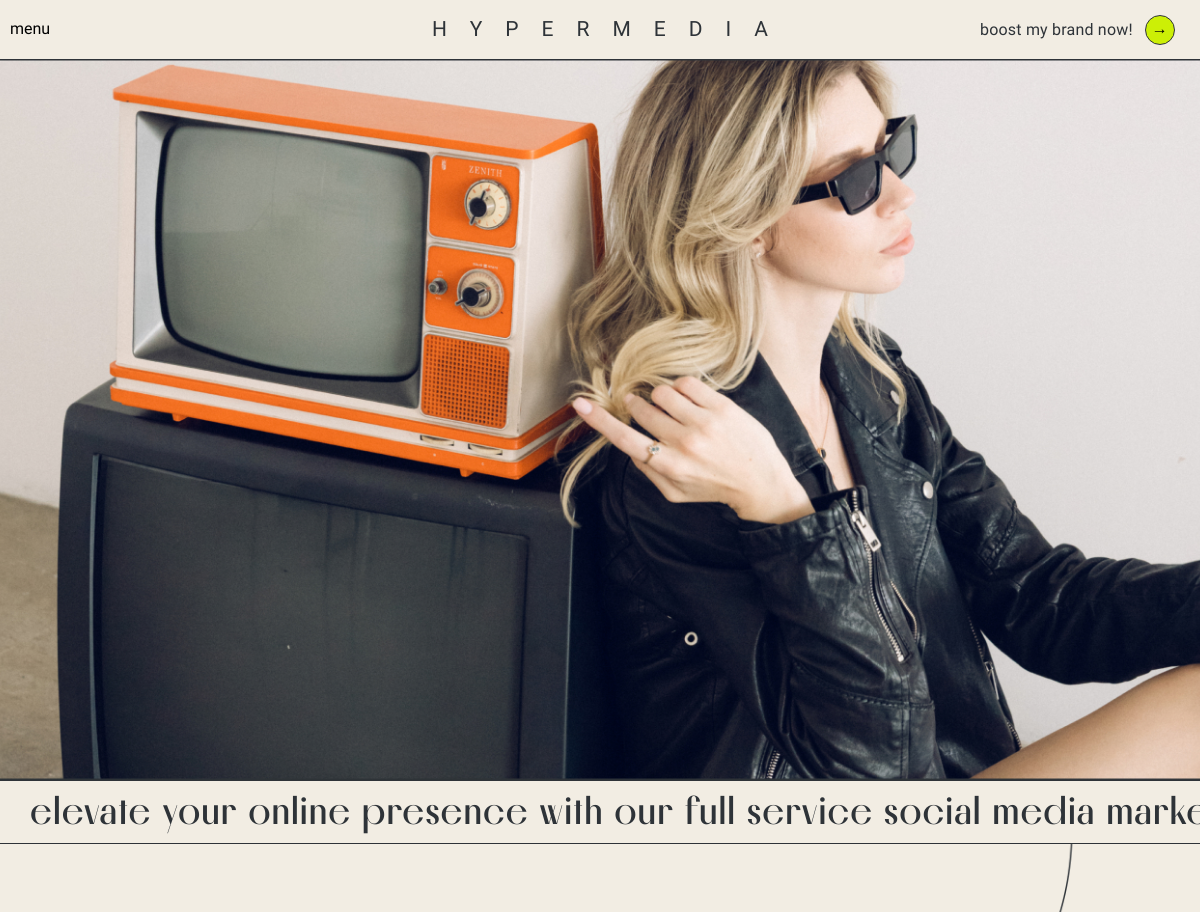
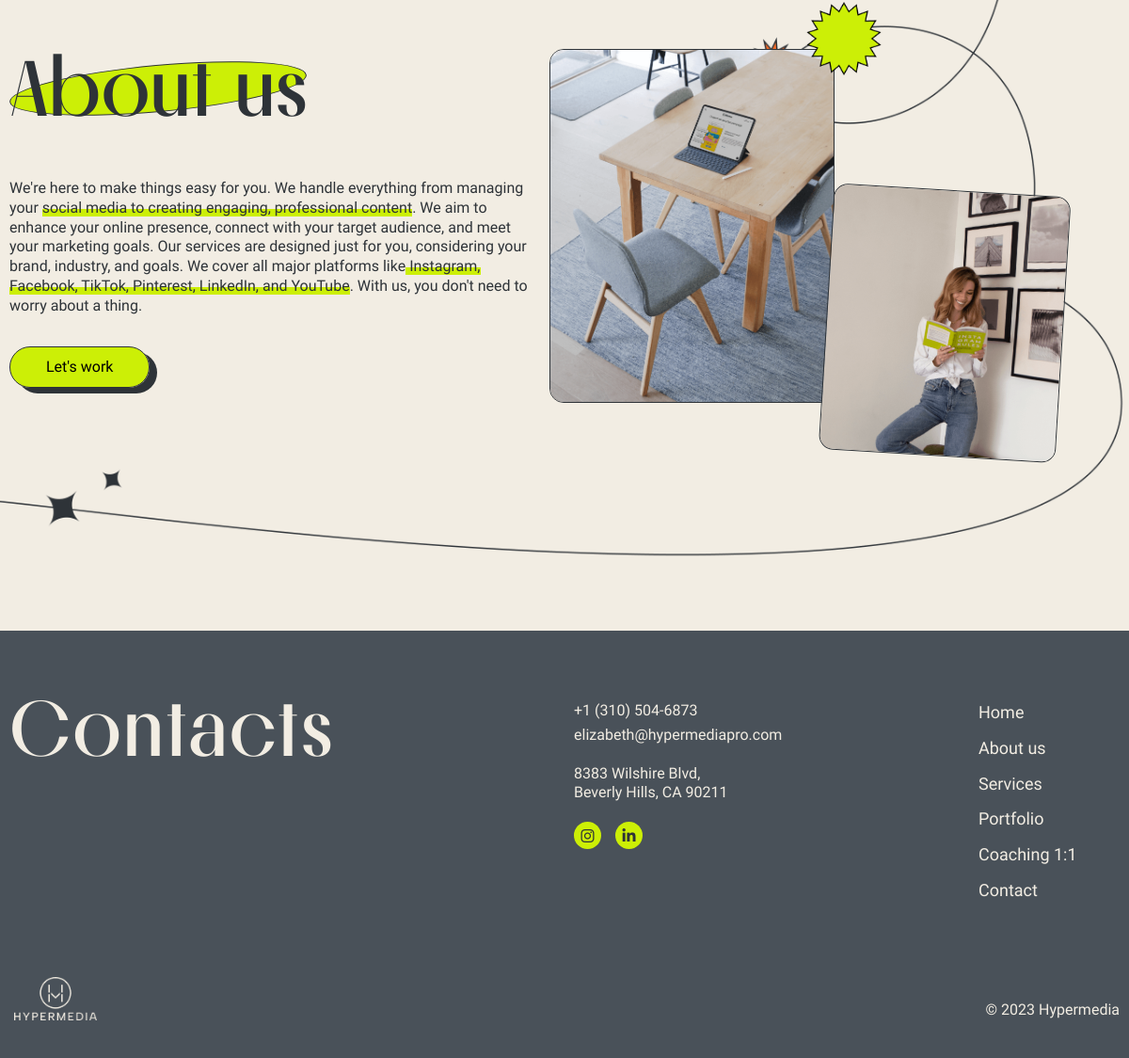
The app's page /about_us/ with its own data (2 pictures, top to bottom).
### webapp/models.py (models this page shows, shortened)
class AboutPageModel(models.Model):
    about_title = models.CharField(max_length=100)
    about_description = models.TextField()
    about_image_one = models.ImageField(upload_to='about_page_images/', null=True)
    about_slug_one = models.SlugField(default="", blank=True)
    about_image_two = models.ImageField(upload_to='about_page_images/', null=True)
    about_slug_two = models.SlugField(default="", blank=True)
    class Meta:
        verbose_name_plural = "About page"

### webapp/views.py (the view)
# urls.py: path('about_us/', views.about_us, name='about-us'),
def about_us(request):
    about_content = AboutPageModel.objects.first()
    return render(request, "webapp/about_us.html", {
        'about_content': about_content
    })

### webapp/templates/webapp/about_us.html (shortened to what this page needs)
{% extends 'base.html' %}
{% load static %}
{% block styles %}
    <link rel="stylesheet" href="{% static 'webapp/main.css' %}">
{% endblock %}
{% block main_content %}
    <section class="hero">
        <div class="hero__bkg-img"></div>
        <div class="marquee__wrapper">
            <div class="marquee">
                <span>
                    Elevate Your Online Presence with Our Full Service Social Media Marketing Solutions Today!
                </span>
            </div>
        </div>
    </section>
    <section class="about about__section-mb">
        <div class="about__wrapper">
            <div class="about__content">
                <div class="about__title-wrapper">
                    <h1 class="section__title section__title_bkg_accent-one">{{ about_content.about_title }}</h1>
                </div>
                <div class="about__text">
                    <p>
                        {{ about_content.about_description|safe }}
                    </p>
                </div>
                <a href="{% url 'contact' %}">
                    <button class="cta__btn-style">Let's work</button>
                </a>
            </div>
            <div class="about__media-content">
                <div class="about__media-left">
                    <span class="about__decor-start rotation"></span>
                    <img class="img__style" src="../../../media/{{ about_content.about_image_one }}" alt="photo: {{ about_content.about_slug_one }}">
                </div>
                <div class="about__media-right about__media-right_custom">
                    <img class="img__style" src="../../../media/{{ about_content.about_image_two }}" alt="photo: {{ about_content.about_slug_two }}">
                </div>
            </div>
        </div>
    </section>
{% endblock %}

### static/styles/styles.css (style rules this page uses)
:root { --page-background: #F2EDE3; --section-background: #E9E6FF; --footer-background: #495159; --accent-one: #CCEF06; --accent-two: #F66C28; --main: #2E3338; }
body { color: var(--main); font-family: Onest, sans-serif; font-size: 16px; font-weight: 400; line-height: 1.3; background: var(--page-background); }
h1, h2 { font-family: "Melodrama", sans-serif; font-size: 84px; font-weight: 600; line-height: 1; }

### webapp/static/webapp/main.css (style rules this page uses)
.section__title { display: inline-block; position: relative; }
.section__title::before { content: ""; z-index: -1; position: absolute; top: 50%; left: 50%; border: 1px solid var(--main); width: 100%; min-width: 120px; height: 50px; border-radius: 50%; }
.section__title_bkg_accent-one::before { transform: translate(-50%, -50%) rotate(-5.19deg); background: var(--accent-one); }
.img__style { border-radius: 15px; border: 1px solid var(--main); }
.cta__btn-style { position: relative; z-index: 1; padding: 12px 38px; border-radius: 22px; border: 1px solid var(--main); background: linear-gradient(to bottom, var(--accent-one) 50%, var(--accent-two) 50%); background-size: 100% 200%; background-position: top left; box-shadow: var(--main) 8px 6px 0; transition: all .2s ease-out; }
.rotation { animation: rotate 15s linear infinite; transform-origin: center; }
.hero { width: 100%; margin-bottom: 120px; }
.hero__bkg-img { width: 100%; height: 90vh; background: url("../../static/webapp/img/hyper_media_pro_hero.jpg") center / cover no-repeat; }
.marquee__wrapper { display: flex; justify-content: flex-start; align-items: center; overflow: hidden; padding: 10px 0; width: 100%; height: 64px; border-top: 1px solid var(--main); border-bottom: 1px solid var(--main); background: var(--page-background); }
.marquee { padding-left: 30px; white-space: nowrap; animation: marquee 10s linear infinite; }
.marquee span { font-family: Melodrama, serif; font-size: 36px; line-height: 1.2; letter-spacing: 1px; text-transform: lowercase; }
.about { position: relative; width: 100%; margin-bottom: 308px; padding: 0 10px; }
.about__wrapper { display: flex; justify-content: space-between; align-items: start; gap: 20px; width: 100%; max-width: 1200px; margin: 0 auto; }
.about__title-wrapper { margin-bottom: 54px; }
.about__text { max-width: 576px; margin-bottom: 32px; }
.about__text span { background-size: 100% 200%; background: linear-gradient(to bottom, transparent 60%, var(--accent-one) 50%) 100% 50%; }
.about__media-content { display: grid; grid-template-columns: repeat(2, 1fr); }
.about__media-left { position: relative; }
.about__media-left > img { max-width: 100%; }
.about__decor-start { width: 80px; height: 80px; position: absolute; z-index: 1; top: -50px; right: -50px; background: url("../../../static/img/hyper_media_pro_decor_star_round.png") top right / contain no-repeat; }
.about__media-left { max-width: 315px; max-height: 368px; }
.about__media-right { max-width: 252px; max-height: 294px; padding-top: 150px; transform: rotate(3.5deg); }
.about__media-right > img { max-width: 100%; width: 100%; }
.about__media-left > img { max-width: 100%; width: 100%; }
.about__section-mb { margin-bottom: 250px; }

### records on screen
AboutPageModel: about_title "About us", about_description "We're here to make things easy for you. We handle everything from managing your social media to creating engaging, professional content . We aim to enhance your online presence, connect with your target audience, and meet your marketing goals. Our services are designed just for you, considering your brand, industry, and goals. We cover all major platforms like Instagram, Facebook, TikTok, Pinterest, LinkedIn, and YouTube . With us, you don't need to worry about a thing.", about_image_one (picture), about_image_two (picture)
